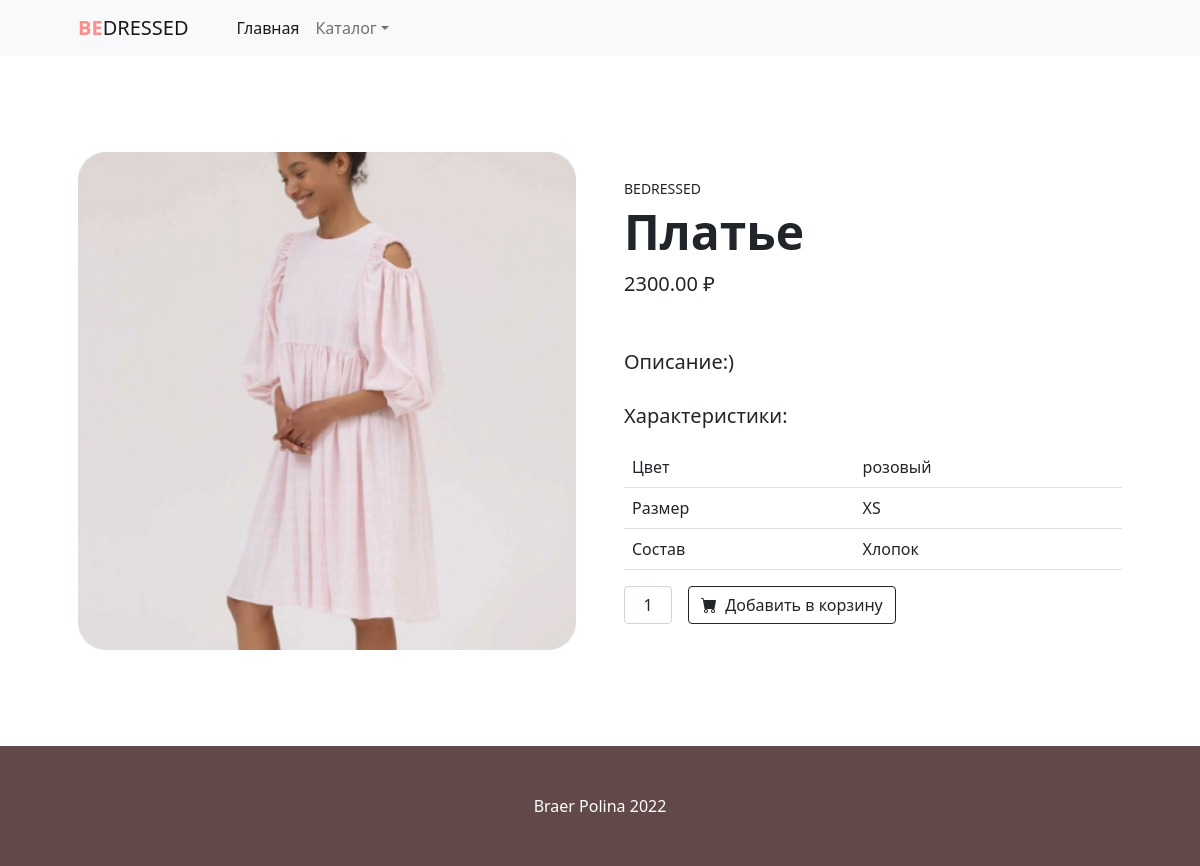
/products/dresses/dresses02/, run on the app's committed database.
### shop_app/models.py (models this page shows, shortened)
class Product(models.Model):
    MIN_RESOLUTION = (300, 300)
    MAX_RESOLUTION = (4000, 4000)
    MAX_IMAGE_SIZE = 3145728
    class Meta:
        abstract = True
    category = models.ForeignKey(Category, verbose_name='Категория', on_delete=models.CASCADE)
    title = models.CharField(max_length=255, verbose_name='Наименование')
    slug = models.SlugField(unique=True)
    image = models.ImageField(verbose_name='Изображение')
    description = models.TextField(verbose_name='Описание', null=True)
    price = models.DecimalField(max_digits=9, decimal_places=2, verbose_name='Цена')

class dresses(Product):
    color = models.CharField(max_length=255, verbose_name='Цвет')
    height = models.CharField(max_length=255, verbose_name='Рост')
    structure = models.CharField(max_length=255, verbose_name='Состав')
    brand = models.CharField(max_length=255, verbose_name='Бренд')

### shop_app/views.py (the view)
# urls.py: path('products/<str:ct_model>/<str:slug>/', ProductDetailView.as_view(), name='product_detail'),
class ProductDetailView(CartMixin, CategoryDetailMixin, DetailView):
    CT_MODEL_MODEL_CLASS = {  # адреса категорий для URL
        'bottomwear': bottomwear,
        'topwear': topwear,
        'bags': bags,
        'dresses': dresses
    }
    def dispatch(self, request, *args, **kwargs):
        self.model = self.CT_MODEL_MODEL_CLASS[kwargs['ct_model']]
        self.queryset = self.model._base_manager.all()
        return super().dispatch(request, *args, **kwargs)
    context_object_name = 'product'
    template_name = 'product.html'
    slug_url_kwarg = 'slug'
    def get_context_data(self, **kwargs):
        context = super().get_context_data(**kwargs)
        context['ct_model'] = self.model._meta.model_name
        context['cart'] = self.cart
        return context

### shop_app/mixins.py (called while the page is built)
    def get_context_data(self, **kwargs):
        if isinstance(self.get_object(), Category):
            model = self.CATEGORY_SLUG_PRODUCT_MODEL[self.get_object().slug]
            context = super().get_context_data(**kwargs)
            context['categories'] = Category.objects.get_categories_for_sidebar()
            context['category_products'] = model.objects.all()
            return context
        context = super().get_context_data(**kwargs)
        context['categories'] = Category.objects.get_categories_for_sidebar()
        return context

    def dispatch(self, request, *args, **kwargs):
        if request.user.is_authenticated:
            customer = Customer.objects.filter(user=request.user).first()
            if not customer:
                customer = Customer.objects.create(user=request.user)
            cart = Cart.objects.filter(owner=customer, in_order=False).first()
            if not cart:
                cart = Cart.objects.create(owner=customer)
        else:
            cart = Cart.objects.filter(for_anonymous_user=True).first()
            if not cart:
                cart = Cart.objects.create(for_anonymous_user=True)
        self.cart = cart
        return super().dispatch(request, *args, **kwargs)

### shop_app/models.py (called while the page is built)
def get_models_for_count(*model_names):
    return [models.Count(model_name) for model_name in model_names]

    def get_queryset(self):
        return super().get_queryset()

    def get_categories_for_sidebar(self):
        models = get_models_for_count('dresses', 'bags', 'topwear', 'bottomwear')
        qset = list(self.get_queryset().annotate(*models))
        data = [
            dict(name=wear_category.name, url=wear_category.get_absolute_url(),
                 count=getattr(wear_category, self.CATEGORY_NAME_COUNT[wear_category.name]))
            for wear_category in qset
        ]
        data.reverse()
        return data

    def get_absolute_url(self):
        return reverse('category_detail', kwargs={'slug': self.slug})

### shop_app/templatetags/specifications.py (called while the page is built)
def get_product_spec(product, model_name):
    table_content = ''
    for name, value in PRODUCT_SPEC[model_name].items():
        table_content += TABLE_CONTENT.format(name=name, value=getattr(product, value))
    return table_content

@register.filter
def product_spec(product):
    model_name = product.__class__._meta.model_name
    return mark_safe(TABLE_HEAD + get_product_spec(product, model_name) + TABLE_TAIL)

### shop_app/templates/product.html (shortened to what this page needs)
<!DOCTYPE html>
<html lang="ru">
    <head>
        {% load static %}
        {% load specifications %}
        <link href="https://cdn.jsdelivr.net/npm/bootstrap-icons@1.5.0/font/bootstrap-icons.css" rel="stylesheet" />
        <link href="{% static 'css/productpage.css'%}" rel="stylesheet" />
    </head>
    <body>
        <nav class="navbar navbar-expand-lg navbar-light bg-light">
            <div class="container px-4 px-lg-5">
                <a class="navbar-brand" href="{% url 'mainpage' %}"><span style="color:#ff8c8c"><b>BE</b></span>DRESSED</a>
                <div class="collapse navbar-collapse" id="navbarSupportedContent">
                    <ul class="navbar-nav me-auto mb-2 mb-lg-0 ms-lg-4">
                        <li class="nav-item"><a class="nav-link active" aria-current="page" href="{% url 'mainpage' %}">Главная</a></li>
                        <li class="nav-item dropdown">
                            <a class="nav-link dropdown-toggle" id="navbarDropdown" href="#" role="button" data-bs-toggle="dropdown" aria-expanded="false">Каталог</a>
                        </li>
                    </ul>
                </div>
            </div>
        </nav>
        <section class="py-5">
            <div class="container px-4 px-lg-5 my-5">
                <div class="row gx-4 gx-lg-5 align-items-center">
                    <div class="col-md-6"><img class="card-img-top mb-5 mb-md-0" src="{{ product.image.url }}" alt="..." /></div>
                    <div class="col-md-6">
                        <div class="small mb-1">BEDRESSED</div>
                        <h1 class="display-5 fw-bolder">{{ product.title }}</h1>
                        <div class="fs-5 mb-5">
                            <span>{{ product.price }} ₽</span>
                        </div>
                        <p class="lead">{{ product.description }}</p>
                        <p class="lead mt-4">Характеристики:</p>
                        {{ product|product_spec }}
                        <div class="d-flex">
                            <input class="form-control text-center me-3" id="inputQuantity" type="num" value="1" style="max-width: 3rem" />
                            <a href="{% url 'add_to_cart' ct_model=ct_model slug=product.slug %}" class="btn btn-outline-dark flex-shrink-0" type="button">
                                <i class="bi-cart-fill me-1"></i>
                                Добавить в корзину
                            </a>
                        </div>
                    </div>
                </div>
            </div>
        </section>
        <footer class="py-5 bg-dark">
            <div class="container"><p class="m-0 text-center text-white">Braer Polina 2022</p></div>
        </footer>
    </body>
</html>

### data on the page
dresses: image (picture), title "Платье", price "2300.00", description "Описание:)", color+height+structure "Цвет розовый Размер XS Состав Хлопок"
